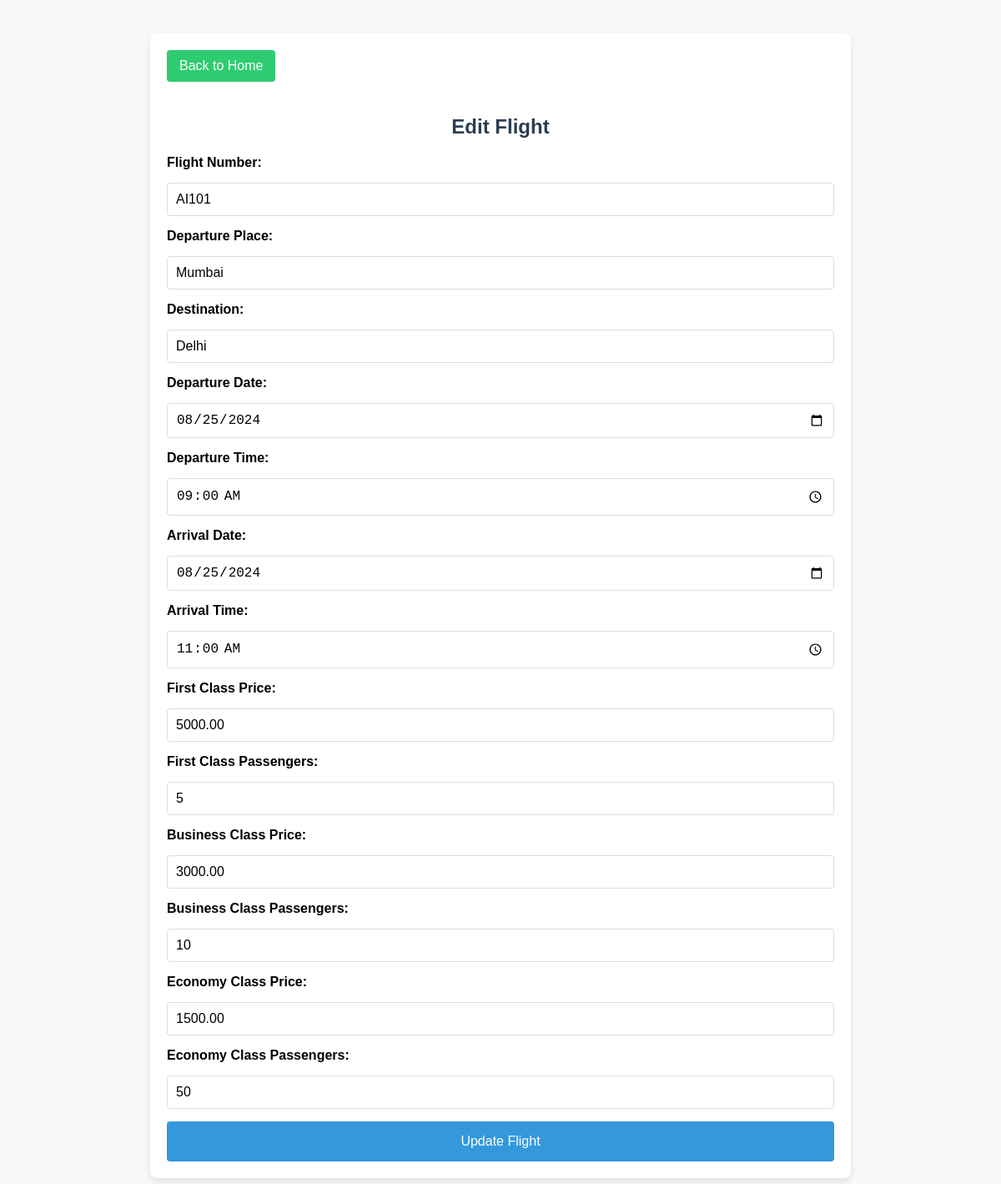
Page /edit_flight.php?id=1 (signed in) on the committed database.
### tables this page shows
CREATE TABLE flights (
    id INT AUTO_INCREMENT PRIMARY KEY,
    flight_number VARCHAR(10) NOT NULL,
    departure_place VARCHAR(50) NOT NULL,
    destination VARCHAR(50) NOT NULL,
    departure_date DATE NOT NULL,
    departure_time TIME NOT NULL,
    arrival_date DATE NOT NULL,
    arrival_time TIME NOT NULL,
    first_class_passengers INT DEFAULT 0,
    first_class_price DECIMAL(10, 2) DEFAULT 0.00,
    business_class_passengers INT DEFAULT 0,
    business_class_price DECIMAL(10, 2) DEFAULT 0.00,
    economy_class_passengers INT DEFAULT 0,
    economy_class_price DECIMAL(10, 2) DEFAULT 0.00
);

### edit_flight.php (the view, shortened to what this page needs)
<?php
include 'db_config.php';
$flight_id = intval($_GET['id']);
if ($_SERVER["REQUEST_METHOD"] == "POST") {
    $flight_number = $_POST['flight_number'];
    $departure_place = $_POST['departure_place'];
    $destination = $_POST['destination'];
    $departure_date = $_POST['departure_date'];
    $departure_time = $_POST['departure_time'];
    $arrival_date = $_POST['arrival_date'];
    $arrival_time = $_POST['arrival_time'];
    $first_class_price = $_POST['first_class_price'];
    $business_class_price = $_POST['business_class_price'];
    $economy_class_price = $_POST['economy_class_price'];
    $first_class_passengers = $_POST['first_class_passengers'];
    $business_class_passengers = $_POST['business_class_passengers'];
    $economy_class_passengers = $_POST['economy_class_passengers'];
    echo "<pre>";
    print_r($_POST);
    echo "</pre>";
    $stmt = $conn->prepare("UPDATE flights
        SET flight_number = ?, departure_place = ?, destination = ?, departure_date = ?, departure_time = ?,
            arrival_date = ?, arrival_time = ?, first_class_price = ?, business_class_price = ?, economy_class_price = ?,
            first_class_passengers = ?, business_class_passengers = ?, economy_class_passengers = ?
        WHERE id = ?");
    $stmt->bind_param("ssssssssssssss",
        $flight_number,
        $departure_place,
        $destination,
        $departure_date,
        $departure_time,
        $arrival_date,
        $arrival_time,
        $first_class_price,
        $business_class_price,
        $economy_class_price,
        $first_class_passengers,
        $business_class_passengers,
        $economy_class_passengers,
        $flight_id
    );
    if ($stmt->execute()) {
        $stmt_edit = $conn->prepare("INSERT INTO edited_flights
            (flight_number, departure_place, destination, departure_date, departure_time,
            arrival_date, arrival_time, first_class_price, business_class_price, economy_class_price,
            first_class_passengers, business_class_passengers, economy_class_passengers, edited_at)
            VALUES (?, ?, ?, ?, ?, ?, ?, ?, ?, ?, ?, ?, ?, NOW())");
        $stmt_edit->bind_param("sssssssssssss",
            $flight_number,
            $departure_place,
            $destination,
            $departure_date,
            $departure_time,
            $arrival_date,
            $arrival_time,
            $first_class_price,
            $business_class_price,
            $economy_class_price,
            $first_class_passengers,
            $business_class_passengers,
            $economy_class_passengers
        );
        if ($stmt_edit->execute()) {
            echo "<p class='success'>Flight updated successfully! <a href='edited_flights.php'>View Edited Flights</a></p>";
        } else {
            echo "<p class='error'>Error saving to edited_flights: " . $stmt_edit->error . "</p>";
        }
        $stmt_edit->close();
    } else {
        echo "<p class='error'>Error updating flight: " . $stmt->error . "</p>";
    }
    $stmt->close();
    $conn->close();
} else {
    $stmt = $conn->prepare("SELECT * FROM flights WHERE id = ?");
    $stmt->bind_param("i", $flight_id);
    $stmt->execute();
    $result = $stmt->get_result();
    $flight = $result->fetch_assoc();
}
?>
<!DOCTYPE html>
<html lang="en">
<head>
</head>
<body>
    <div class="container">
        <a href="admin_home.php" class="back-button">Back to Home</a>
        <h2>Edit Flight</h2>
        <form method="POST" action="">
            <label for="flight_number">Flight Number:</label>
            <input type="text" name="flight_number" id="flight_number" value="<?php echo htmlspecialchars($flight['flight_number']); ?>" required>
            <label for="departure_place">Departure Place:</label>
            <input type="text" name="departure_place" id="departure_place" value="<?php echo htmlspecialchars($flight['departure_place']); ?>" required>
            <label for="destination">Destination:</label>
            <input type="text" name="destination" id="destination" value="<?php echo htmlspecialchars($flight['destination']); ?>" required>
            <label for="departure_date">Departure Date:</label>
            <input type="date" name="departure_date" id="departure_date" value="<?php echo htmlspecialchars($flight['departure_date']); ?>" required>
            <label for="departure_time">Departure Time:</label>
            <input type="time" name="departure_time" id="departure_time" value="<?php echo htmlspecialchars($flight['departure_time']); ?>" required>
            <label for="arrival_date">Arrival Date:</label>
            <input type="date" name="arrival_date" id="arrival_date" value="<?php echo htmlspecialchars($flight['arrival_date']); ?>" required>
            <label for="arrival_time">Arrival Time:</label>
            <input type="time" name="arrival_time" id="arrival_time" value="<?php echo htmlspecialchars($flight['arrival_time']); ?>" required>
            <label for="first_class_price">First Class Price:</label>
            <input type="number" step="0.01" name="first_class_price" id="first_class_price" value="<?php echo htmlspecialchars($flight['first_class_price']); ?>" required>
            <label for="first_class_passengers">First Class Passengers:</label>
            <input type="number" name="first_class_passengers" id="first_class_passengers" value="<?php echo htmlspecialchars($flight['first_class_passengers']); ?>" required>
            <label for="business_class_price">Business Class Price:</label>
            <input type="number" step="0.01" name="business_class_price" id="business_class_price" value="<?php echo htmlspecialchars($flight['business_class_price']); ?>" required>
            <label for="business_class_passengers">Business Class Passengers:</label>
            <input type="number" name="business_class_passengers" id="business_class_passengers" value="<?php echo htmlspecialchars($flight['business_class_passengers']); ?>" required>
            <label for="economy_class_price">Economy Class Price:</label>
            <input type="number" step="0.01" name="economy_class_price" id="economy_class_price" value="<?php echo htmlspecialchars($flight['economy_class_price']); ?>" required>
            <label for="economy_class_passengers">Economy Class Passengers:</label>
            <input type="number" name="economy_class_passengers" id="economy_class_passengers" value="<?php echo htmlspecialchars($flight['economy_class_passengers']); ?>" required>
            <input type="submit" value="Update Flight">
        </form>
    </div>
</body>
</html>

### edit_flight.php (style rules this page uses)
body { font-family: Arial, sans-serif; background-color: #f9f9f9; margin: 0; padding: 0; }
.container { width: 80%; max-width: 800px; margin: 40px auto; background-color: #ffffff; padding: 20px; border-radius: 8px; box-shadow: 0 4px 8px rgba(0, 0, 0, 0.1); }
h2 { text-align: center; color: #2c3e50; margin-bottom: 20px; }
form { display: flex; flex-direction: column; gap: 15px; }
label { font-weight: bold; }
input[type="text"], input[type="date"], input[type="time"], input[type="number"] { width: 100%; padding: 10px; border: 1px solid #ddd; border-radius: 4px; font-size: 16px; box-sizing: border-box; }
input[type="submit"] { background-color: #3498db; color: #ffffff; border: none; padding: 15px; border-radius: 4px; font-size: 16px; cursor: pointer; transition: background-color 0.3s; }
.back-button { display: inline-block; margin-bottom: 20px; padding: 10px 15px; background-color: #2ecc71; color: #ffffff; text-decoration: none; border-radius: 4px; font-size: 16px; transition: background-color 0.3s; }

### rows in the picture
flights: flight_number "AI101", departure_place "Mumbai", destination "Delhi", departure_date "08/25/2024", departure_time "09:00:00", arrival_date "08/25/2024", arrival_time "11:00:00", first_class_price "5000.00", first_class_passengers "5", business_class_price "3000.00", business_class_passengers "10", economy_class_price "1500.00", economy_class_passengers "50"
